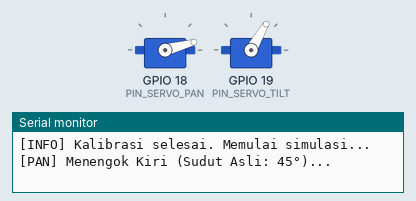
Simulated run of this sketch. Board: ESP32. On the bench: 2 × servo, the last lines printed to the serial monitor.

Above: at 3.05 s.
At 7.45 s:
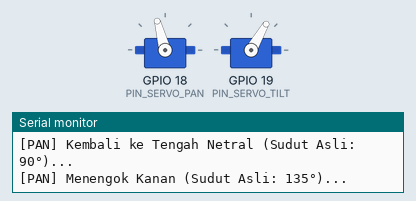
At 11.95 s:
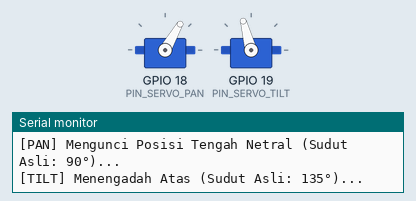
At 20.95 s:
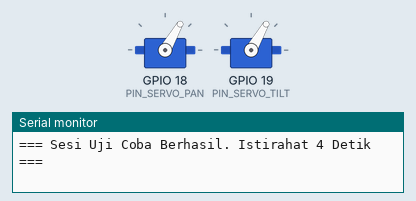
Timing chart, 0 to 26.4 s (numbered marks = the images above):
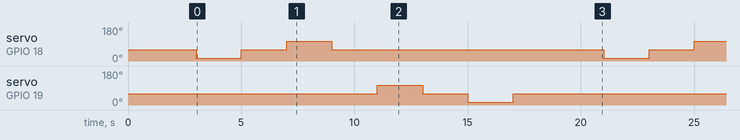

Measured:
- by itself, servo on GPIO 18 (PIN_SERVO_PAN): repeats every 18.0 s: 60° 2.0 s, 105° 2.0 s, 60° 12.0 s, 15° 2.0 s
- by itself, servo on GPIO 19 (PIN_SERVO_TILT): repeats every 18.0 s: 60° 2.0 s, 15° 2.0 s, 60° 12.0 s, 105° 2.0 s

The sketch:

testing_pantilt.ino
```cpp
#include <ESP32Servo.h>

// --- KONFIGURASI PIN GPIO ---
const int PIN_SERVO_PAN  = 18;
const int PIN_SERVO_TILT = 19;

// Inisialisasi Objek Servo
Servo servoPan;
Servo servoTilt;

// --- NILAI KALIBRASI SOFTWARE (OFFSET) ---
// Silakan ubah angka ini secara berkala sampai posisinya lurus sempurna.
// Nilai bisa POSITIF (+) atau NEGATIF (-) tergantung arah kemiringan servo fisikmu.
const int PAN_OFFSET  = -30;  // Contoh: Kurangi 5 derajat jika netralnya terlalu ke kanan
const int TILT_OFFSET = -30;   // Contoh: Tambah 3 derajat jika netralnya terlalu menunduk

// Fungsi Kustom untuk Menggerakkan Servo Sekaligus Menghitung Kalibrasi
void kendaliServoPan(int sudutTarget) {
  int sudutTerkalibrasi = constrain(sudutTarget + PAN_OFFSET, 0, 180);
  servoPan.write(sudutTerkalibrasi);
}

void kendaliServoTilt(int sudutTarget) {
  int sudutTerkalibrasi = constrain(sudutTarget + TILT_OFFSET, 0, 180);
  servoTilt.write(sudutTerkalibrasi);
}

void setup() {
  Serial.begin(115200);
  Serial.println("\n=== SYSTEM: STARTING CALIBRATED SERVO SYSTEM ===");

  ESP32PWM::allocateTimer(0);
  ESP32PWM::allocateTimer(1);

  servoPan.setPeriodHertz(50);
  servoTilt.setPeriodHertz(50);

  servoPan.attach(PIN_SERVO_PAN, 500, 2400);
  servoTilt.attach(PIN_SERVO_TILT, 500, 2400);

  // KALIBRASI AWAL: Memanggil fungsi kustom pada sudut netral 90
  Serial.println("[INFO] Mengunci posisi netral terkalibrasi (90°)...");
  kendaliServoPan(90);
  kendaliServoTilt(90);

  delay(3000);
  Serial.println("[INFO] Kalibrasi selesai. Memulai simulasi...");
}

void loop() {
  // FASE 1: UJI COBA SUMBU PAN (Menggunakan fungsi kendali terkalibrasi)
  Serial.println("\n[PAN] Menengok Kiri (Sudut Asli: 45°)...");
  kendaliServoPan(45);
  delay(2000);

  Serial.println("[PAN] Kembali ke Tengah Netral (Sudut Asli: 90°)...");
  kendaliServoPan(90);
  delay(2000);

  Serial.println("[PAN] Menengok Kanan (Sudut Asli: 135°)...");
  kendaliServoPan(135);
  delay(2000);

  Serial.println("[PAN] Mengunci Posisi Tengah Netral (Sudut Asli: 90°)...");
  kendaliServoPan(90);
  delay(2000);

  // FASE 2: UJI COBA SUMBU TILT (Menggunakan fungsi kendali terkalibrasi)
  Serial.println("\n[TILT] Menengadah Atas (Sudut Asli: 135°)...");
  kendaliServoTilt(135);
  delay(2000);

  Serial.println("[TILT] Kembali ke Tengah Netral (Sudut Asli: 90°)...");
  kendaliServoTilt(90);
  delay(2000);

  Serial.println("[TILT] Menunduk Bawah (Sudut Asli: 45°)...");
  kendaliServoTilt(45);
  delay(2000);

  Serial.println("[TILT] Mengunci Posisi Tengah Netral (Sudut Asli: 90°)...");
  kendaliServoTilt(90);

  Serial.println("\n=== Sesi Uji Coba Berhasil. Istirahat 4 Detik ===");
  delay(4000);
}
```
